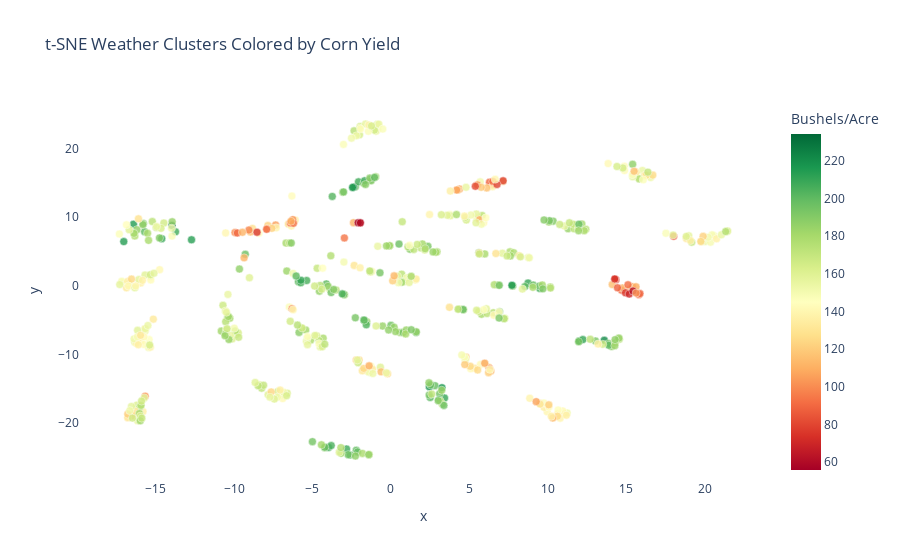

This figure's notebook cell:
### Code cell
import pandas as pd
import plotly.express as px

# 1. Create a temporary DataFrame for plotting
# We ensure the index matches so the yield values align with the t-SNE points
plot_df = pd.DataFrame({
    'x': X_tsne[:, 0],
    'y': X_tsne[:, 1],
    'yield': merged_df['value'], # Using 'value' as your yield column
    'county': merged_df['county'],
    'year': merged_df['year']
})

# 2. Generate the plot
fig = px.scatter(
    plot_df, 
    x='x', 
    y='y', 
    color='yield',
    color_continuous_scale='RdYlGn', # Red (Low Yield) to Yellow to Green (High Yield)
    hover_data=['county', 'year', 'yield'],
    title="t-SNE Weather Clusters Colored by Corn Yield"
)

# 3. Enhance the visual clarity
fig.update_traces(marker=dict(size=8, opacity=0.8, line=dict(width=0.5, color='white')))
fig.update_layout(
    coloraxis_colorbar=dict(title="Bushels/Acre"),
    plot_bgcolor='white'
)

fig.show()

### Figure 1 — Plotly figure (JSON) as saved in the notebook; plotly's stock layout.template omitted (floating-point values rounded to 4 significant figures; data arrays with more than 128 entries replaced by an {"elided": "..."} marker saying what was removed)
{"data": [{"customdata": {"elided": "558x3 mixed values"}, "hovertemplate": "x=%{x}<br>y=%{y}<br>county=%{customdata[0]}<br>year=%{customdata[1]}<br>yield=%{marker.color}<extra></extra>", "legendgroup": "", "marker": {"color": {"elided": "558 float values"}, "coloraxis": "coloraxis", "line": {"color": "white", "width": 0.5}, "opacity": 0.8, "size": 8, "symbol": "circle"}, "mode": "markers", "name": "", "orientation": "v", "showlegend": false, "type": "scatter", "x": {"elided": "558 float values"}, "xaxis": "x", "y": {"elided": "558 float values"}, "yaxis": "y"}], "layout": {"coloraxis": {"colorbar": {"title": {"text": "Bushels/Acre"}}, "colorscale": [[0, "rgb(165,0,38)"], [0.1, "rgb(215,48,39)"], [0.2, "rgb(244,109,67)"], [0.3, "rgb(253,174,97)"], [0.4, "rgb(254,224,139)"], [0.5, "rgb(255,255,191)"], [0.6, "rgb(217,239,139)"], [0.7, "rgb(166,217,106)"], [0.8, "rgb(102,189,99)"], [0.9, "rgb(26,152,80)"], [1, "rgb(0,104,55)"]]}, "legend": {"tracegroupgap": 0}, "plot_bgcolor": "white", "title": {"text": "t-SNE Weather Clusters Colored by Corn Yield"}, "xaxis": {"anchor": "y", "domain": [0, 1], "title": {"text": "x"}}, "yaxis": {"anchor": "x", "domain": [0, 1], "title": {"text": "y"}}}}
